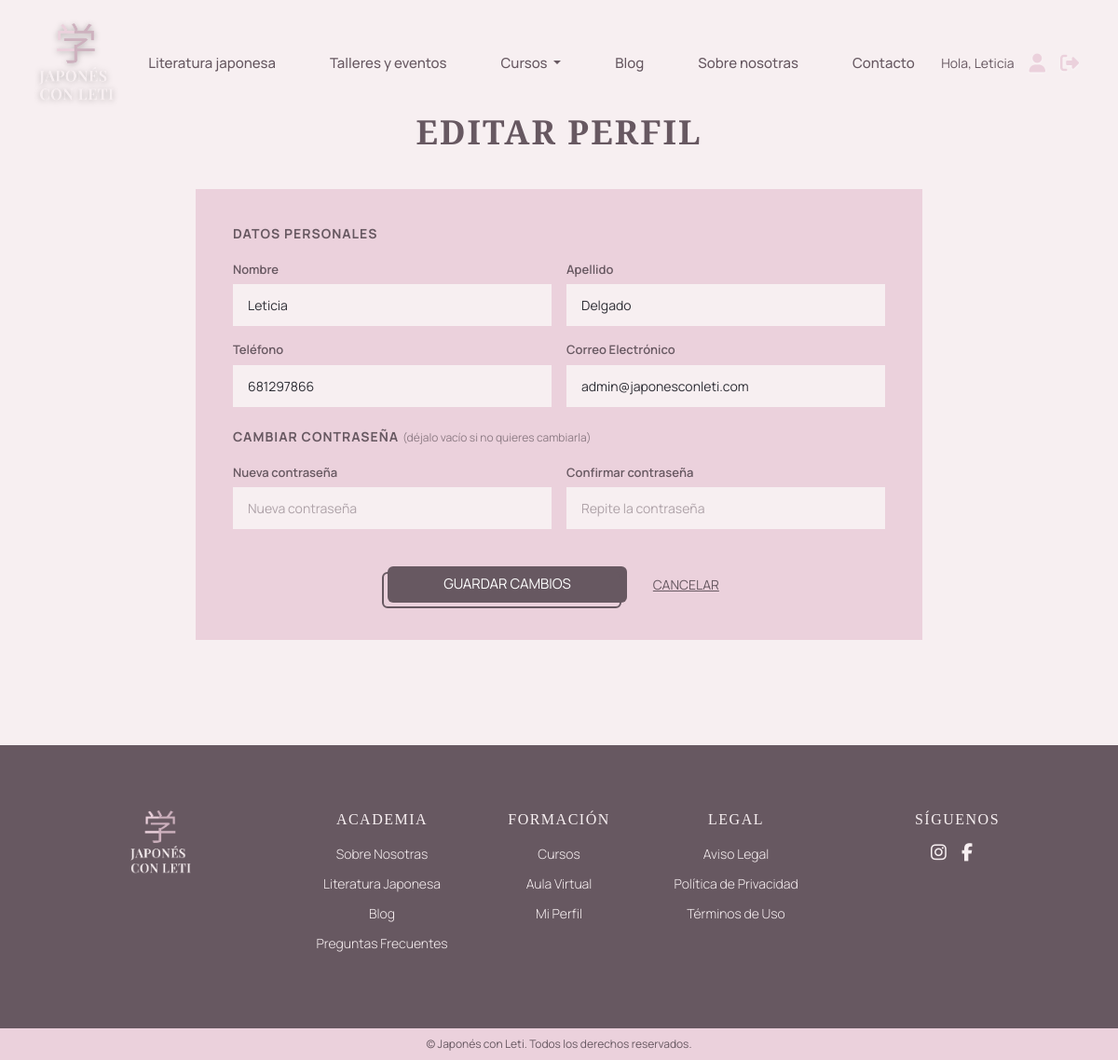
/editar-perfil.php (signed in), run on the app's committed database.
### tables this page shows
CREATE TABLE `usuarios` (
  `id_usuario` int(11) NOT NULL,
  `nombre` varchar(100) NOT NULL,
  `apellido` varchar(100) NOT NULL,
  `nombre_usuario` varchar(100) NOT NULL,
  `email` varchar(255) NOT NULL,
  `password` varchar(255) NOT NULL,
  `telefono` varchar(20) DEFAULT NULL,
  `foto` varchar(255) DEFAULT NULL,
  `rol` enum('admin','cliente') NOT NULL DEFAULT 'cliente',
  `activo` tinyint(1) NOT NULL DEFAULT 1,
  `fecha_registro` datetime NOT NULL DEFAULT current_timestamp()
);

### editar-perfil.php (the view, shortened to what this page needs)
<?php
require_once 'conexion.php';
$id_usuario = $_SESSION['id_usuario'];
$consultaUsuario = $conexion->prepare("SELECT * FROM usuarios WHERE id_usuario = :id_usuario");
$consultaUsuario->execute([':id_usuario' => $id_usuario]);
$usuario = $consultaUsuario->fetch(PDO::FETCH_ASSOC);
include("header.php");
?>
<section class="editar-perfil-section">
  <div class="container">
    <h1 class="perfil-titulo text-center">EDITAR PERFIL</h1>
    <div class="editar-perfil-card">
      <form method="POST" action="editar-perfil.php">
        <h3 class="editar-perfil-subtitulo">Datos personales</h3>
        <div class="editar-perfil-grid">
          <div class="editar-perfil-grupo">
            <label for="nombre">Nombre</label>
            <input type="text" id="nombre" name="nombre" class="editar-perfil-input" value="<?= $usuario['nombre'] ?>">
          </div>
          <div class="editar-perfil-grupo">
            <label for="apellido">Apellido</label>
            <input type="text" id="apellido" name="apellido" class="editar-perfil-input" value="<?= $usuario['apellido'] ?>">
          </div>
          <div class="editar-perfil-grupo">
            <label for="telefono">Teléfono</label>
            <input type="tel" id="telefono" name="telefono" class="editar-perfil-input" value="<?= $usuario['telefono'] ?>">
          </div>
          <div class="editar-perfil-grupo">
            <label for="email">Correo Electrónico</label>
            <input type="email" id="email" name="email" class="editar-perfil-input" value="<?= $usuario['email'] ?>">
          </div>
        </div>
        <h3 class="editar-perfil-subtitulo mt-4">Cambiar contraseña <span>(déjalo vacío si no quieres cambiarla)</span></h3>
        <div class="editar-perfil-grid">
          <div class="editar-perfil-grupo">
            <label for="password">Nueva contraseña</label>
            <input type="password" id="password" name="password" class="editar-perfil-input" placeholder="Nueva contraseña">
          </div>
          <div class="editar-perfil-grupo">
            <label for="password2">Confirmar contraseña</label>
            <input type="password" id="password2" name="password2" class="editar-perfil-input" placeholder="Repite la contraseña">
          </div>
        </div>
        <div class="editar-perfil-botones">
          <button type="submit" class="btn miBoton">GUARDAR CAMBIOS</button>
          <a href="mi-perfil.php" class="btn editar-perfil-cancelar">CANCELAR</a>
        </div>
      </form>
    </div>
  </div>
</section>
<?php include("footer.php"); ?>

### styles/style.css (style rules this page uses)
:root { --lavanda: #F7EFF1; --rosa: #EBD1DC; --marron-claro: #CEB1BE; --marron-oscuro: #675861; --negro: #2D2D34; --font-serif: "Playfair Display", serif; --font-sans: "Manrope", sans-serif; }
* { margin: 0; padding: 0; box-sizing: border-box; }
a { text-decoration: none; }
h1 { font-family: var(--font-serif); font-weight: 600; letter-spacing: 2px; }
h3 { font-family: var(--font-serif); }
.contacto-input, .curso-input, .auth-input, .registro-input, .editar-perfil-input, .admin-input { width: 100%; background-color: white; border: none; font-family: var(--font-sans); font-size: 14px; color: var(--negro); outline: none; padding: 12px 16px; }
.contacto-input::placeholder, .curso-input::placeholder, .auth-input::placeholder, .registro-input::placeholder, .editar-perfil-input::placeholder, .admin-input::placeholder { color: rgba(103, 88, 97, 0.5); }
.editar-perfil-input { background-color: var(--lavanda); }
.miBoton { position: relative; background-color: var(--marron-oscuro); color: white; border-radius: 6px; padding: 8px 60px; display: inline-flex; align-items: center; justify-content: center; border: none; z-index: 2; font-family: var(--font-sans); font-size: 15px; text-transform: uppercase; transition: background-color 0.3s, color 0.3s; }
.miBoton::after { content: ""; position: absolute; top: 6px; left: -6px; width: 100%; height: 100%; border: 2px solid var(--marron-oscuro); border-radius: 6px; z-index: -1; transition: all 0.6s ease; }
.perfil-titulo { font-family: var(--font-serif); font-size: 36px; font-weight: 600; color: var(--marron-oscuro); letter-spacing: 2px; margin-bottom: 40px; }
.editar-perfil-section { background-color: var(--lavanda); min-height: 100vh; padding: 120px 0 80px; }
.editar-perfil-card { background-color: var(--rosa); padding: 40px; max-width: 780px; margin: 0 auto; }
.editar-perfil-subtitulo { font-family: var(--font-sans); font-size: 14px; font-weight: 700; text-transform: uppercase; letter-spacing: 1px; color: var(--marron-oscuro); margin-bottom: 20px; }
.editar-perfil-subtitulo span { font-size: 12px; font-weight: 400; text-transform: none; letter-spacing: 0; color: rgba(103, 88, 97, 0.7); }
.editar-perfil-grid { display: grid; grid-template-columns: repeat(2, 1fr); gap: 16px; margin-bottom: 10px; }
.editar-perfil-grupo { display: flex; flex-direction: column; gap: 6px; }
.editar-perfil-grupo label { font-family: var(--font-sans); font-size: 13px; font-weight: 600; color: var(--marron-oscuro); }
.editar-perfil-botones { display: flex; gap: 16px; margin-top: 40px; align-items: center; justify-content: center; }
.editar-perfil-cancelar { font-family: var(--font-sans); font-size: 14px; color: var(--marron-oscuro); text-decoration: underline; background: none; border: none; cursor: pointer; }

### data on the page
usuarios: nombre "Leticia", apellido "Delgado", telefono "681297866", email "admin@japonesconleti.com"

### other printed values
$_SESSION['nombre'] "Leticia"
